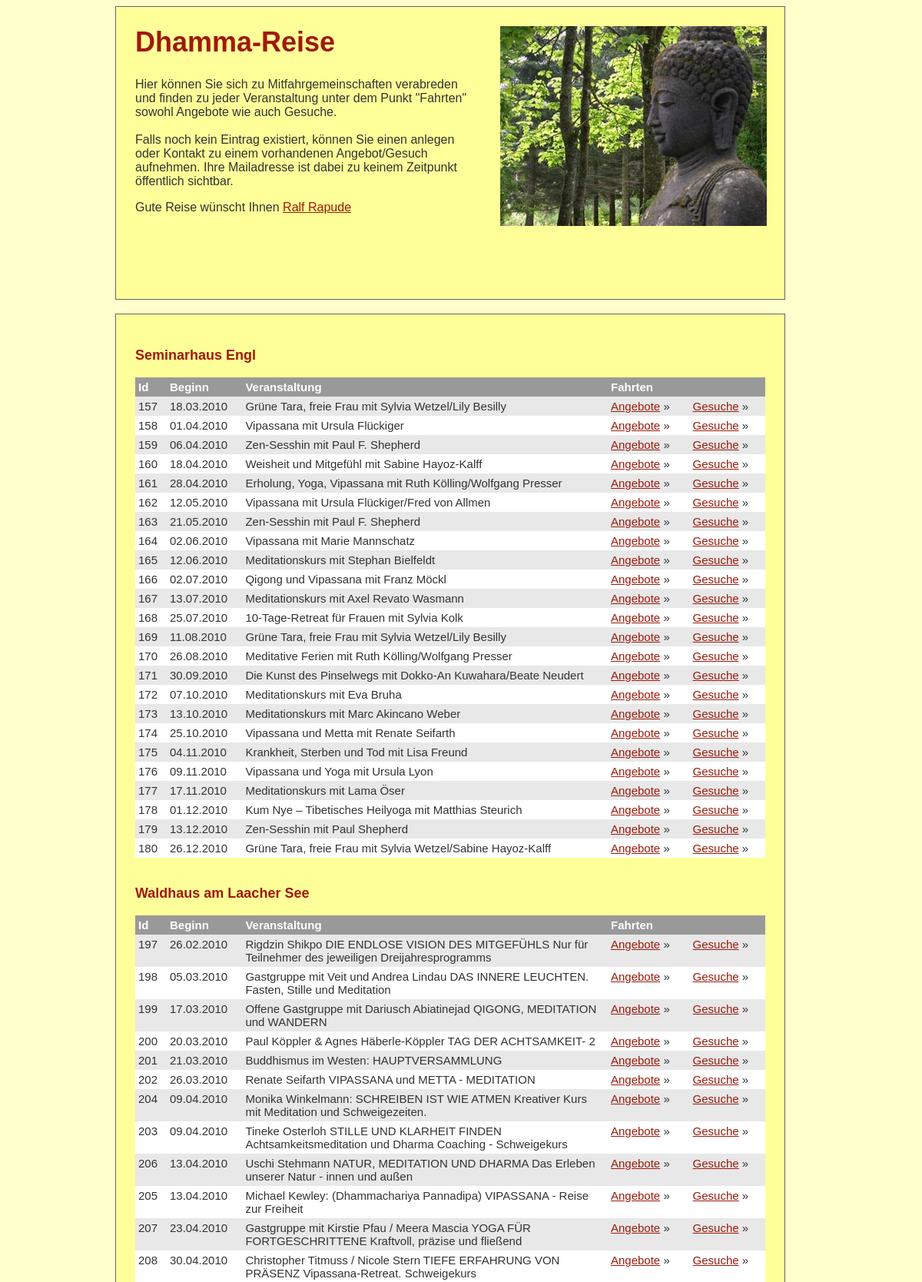
The page / (upper part) on the database its author committed.
### tables this page shows
CREATE TABLE `centre` (
  `id` int(11) NOT NULL auto_increment,
  `name` varchar(55) NOT NULL,
  `str_identifier` varchar(55) NOT NULL,
  `city` varchar(55) NOT NULL,
  PRIMARY KEY  (`id`),
  UNIQUE KEY `ctr_name` (`name`)
);

CREATE TABLE `event` (
  `id` int(11) NOT NULL auto_increment,
  `title` varchar(500) NOT NULL,
  `destination` varchar(200) NOT NULL,
  `ev_date` date NOT NULL,
  `centre_fk` varchar(20) NOT NULL,
  `centre_id` varchar(55) NOT NULL,
  PRIMARY KEY  (`id`)
);

### logic/config.inc.php (called while the page is built)
<?php
$config['server'] = "localhost";
$config['user'] = "";
$config['pass'] = "";
$config['database'] = "";
$config['tablePrefix'] = "trf_";
?>

### logic/Centre.class.php (called while the page is built, shortened)
<?php
require 'Database.class.php';
class Centre {
	public function getAllCentres() {
		$sql = "select * from centre";
		$db  = new Database();
		$db->connect();
		$allCentres = $db->fetch_all_array($sql);
		return $allCentres;
	}
	public function getIdentById($id) {
		$sql = "select str_identifier from centre where id='$id'";
		$db  = new Database();
		$db->connect();
		$centreIdent = $db->query_first($sql);
		return $centreIdent;
	}
}
?>

### logic/Database.class.php (called while the page is built, shortened)
<?php
class Database {
var $server   = "";
var $user     = "";
var $pass     = "";
var $record = array();
var $link_id = 0;
var $query_id = 0;
function Database(){
	require 'config.inc.php';
	$this->server   = $config['server'];
	$this->user     = $config['user'];
	$this->pass     = $config['pass'];
	$this->database = $config['database'];
}
function connect() {
	$this->link_id=@mysql_connect($this->server,$this->user,$this->pass);
	$this->server='';
	$this->user='';
	$this->pass='';
}
function query($sql) {
	$this->query_id = @mysql_query($sql, $this->link_id);
	return $this->query_id;
}
function fetch_array($query_id=-1) {
	if ($query_id!=-1) {
		$this->query_id=$query_id;
	}
	if (isset($this->query_id)) {
		$this->record = @mysql_fetch_assoc($this->query_id);
	}else{
		$this->oops("Invalid query_id: $this->query_id Records could not be fetched.");
	}
	if($this->record){
		$this->record=array_map("stripslashes", $this->record);
	}
	return $this->record;
}
function fetch_all_array($sql) {
	$query_id = $this->query($sql);
	$out = array();
	while ($row = $this->fetch_array($query_id, $sql)){
		$out[] = $row;
	}
	return $out;
}
function free_result($query_id=-1) {
	if ($query_id!=-1) {
		$this->query_id=$query_id;
	}
}
function query_first($query_string) {
	$query_id = $this->query($query_string);
	$out = $this->fetch_array($query_id);
	return $out;
}
}
?>

### logic/Event.class.php (called while the page is built, shortened)
<?php
class Event {
	public function getEventsByCentreIdent($centreIdent) {
		$sql = "select * from event where centre_fk='$centreIdent'order by ev_date asc";
		$db  = new Database();
		$db->connect();
		$events = $db->fetch_all_array($sql);
		return $events;
	}
}
?>

### layout_inc/centre-table.inc.php (the view)
 <h3><?php
 echo $oneCentre['name'];
 ?></h3>
 <?php
   $events    = new Event();
   $allEvents = $events->getEventsByCentreIdent($centreIdent);
   $counter   = 0;
   if (sizeOf($allEvents) == 0) {
   	echo "<b>Keine Veranstaltungen eingetragen</b>";
   } else {
 ?>
         <table width="100%" border="0" cellpadding="4" cellspacing="0">
           <colgroup>
             <col width="5%">
             <col width="12%">
             <col width="58%">
             <col width="13%">
           </colgroup>
           <tr>
             <th>Id</th>
             <th>Beginn</th>
             <th>Veranstaltung</th>
             <th colspan="2">Fahrten</th>
           </tr>
           <tr>
           <?php
           foreach ($allEvents as $oneEvent) {
           	$counter++;
           ?>
           <tr class=
           <?php
          if ($counter % 2 != 0) {
           	echo '"odd"';
          } else {
          	echo '"even"';
          }
           ?>>
             <td><?php echo $oneEvent['id']?></td>
             <td><?php echo date("d.m.Y",strtotime($oneEvent['ev_date'])) ?></td>
             <td><?php echo $oneEvent['title']?></td>
             <td>
             <a href="all_transfer.php?eventId=<?php echo $oneEvent['id']?>&centreId=<?php echo $oneCentre['id']?>&mode=offer&<?=SID?>" class="event">Angebote</a> &raquo;</td>
             <td>
             <a href="all_transfer.php?eventId=<?php echo $oneEvent['id']?>&centreId=<?php echo $oneCentre['id']?>&mode=request&<?=SID?>" class="event">Gesuche</a> &raquo;</td>
           </tr>
           <?php
           }
           ?>
         </table>
         <br/>
<?php
   }
?>

### index.php (shortened to what this page needs)
<?php
require './logic/Centre.class.php';
require './logic/Event.class.php';
?>
<!DOCTYPE html PUBLIC "-//W3C//DTD XHTML 1.0 Transitional//EN" "http://www.w3.org/TR/xhtml1/DTD/xhtml1-transitional.dtd">
<html xmlns="http://www.w3.org/1999/xhtml">
<head>
<?php
include 'layout_inc/css.inc.php';
?>
</head>
<body>
<div id="container">
<?php
include 'layout_inc/title.inc.php';
?>
<?php
$centre      = new Centre();
$centreIdent = $_GET['centreIdent'];
if ($centreIdent != null) {
	$oneCentre = $centre->getCentreByStrIdent($centreIdent);
	if ($oneCentre == null) {
		echo "<strong>Achtung: </strong>Kein Zentrum mit diesem Namen gefunden.
		Bitte wenden Sie sich an ";
		include './layout_inc/email_obfuscator.inc.php';
	} else {
		include './layout_inc/centre-table.inc.php';
	}
} else {
	$allCentres = $centre->getAllCentres();
	foreach ($allCentres as $oneCentre) {
		$centreIdentArray = $centre->getIdentById($oneCentre['id']);
		$centreIdent      = $centreIdentArray['str_identifier'];
		include './layout_inc/centre-table.inc.php';
	}
}
?>
<?php
if ($oneCentre != null) {
	include './layout_inc/footer.inc.php';
}
?>
</body>
</html>

### layout_inc/css.inc.php
<?php
$curCss =$_GET['centreIdent'] != null ? $_GET['centreIdent'] : $_SESSION['centreIdent'];
if (strcmp($curCss, "charlie_pils") == 0) {
	echo '<link rel="stylesheet" type="text/css" href="css/style_charlie_pils.css">';
} else {
	echo '<link rel="stylesheet" type="text/css" href="css/style.css">';
}
?>

### layout_inc/title.inc.php (shortened to what this page needs)
<div id="header">
  <h1>Dhamma-Reise</h1>
  <p>Hier können Sie sich zu Mitfahrgemeinschaften verabreden und finden zu jeder Veranstaltung unter dem Punkt "Fahrten" sowohl Angebote wie auch Gesuche.
  <br /><br />
  Falls noch kein Eintrag existiert, können Sie einen anlegen oder Kontakt zu einem vorhandenen Angebot/Gesuch aufnehmen. Ihre Mailadresse ist dabei zu keinem Zeitpunkt öffentlich sichtbar.</p>
Gute Reise wünscht Ihnen
</div>
<br />
<div id="frame">

### layout_inc/footer.inc.php (shortened to what this page needs)
</div>
</div>

### css/style.css (style rules this page uses)
body { background-color: #FFFFCC; font-family: "Trebuchet MS", Arial, Tahoma, Verdana, sans-serif; color:#333; text-align: center; }
#container { position:relative; margin:0 auto; text-align: left; width:900px; }
A:link, A:active, A:visited, A:hover { color:#9f1a0b; text-decoration:underline; }
A.event:link, A.event:active, A.event:visited, A.event:hover { color:#9f1a0b; text-decoration:underline; }
#header { width:820px; height:330px; padding:25px; color:#333; border:1px solid #666; background: #FFFF99 url(../img/buddhastatue.jpg) 500px 25px no-repeat; }
H1 { font-size:36px; margin:0 0 25px 0; color:#9f1a0b }
H3 { font-size:18px; margin:0 0 25 0; color:#9f1a0b; }
#header P { width:450px; }
#frame { width:820px; border:1px solid #666; background-color: #FFFF99; padding:25px; }
TABLE, TR, TD, TH { font: 15px "Trebuchet MS", Arial, Tahoma, Verdana, sans-serif; vertical-align:top; border-spacing: 0px; border-style: none; border-collapse: collapse; color:#333; }
TH { text-align:left; color:#fff; background-color: #999; font-weight:700; }
TR.odd { background-color: #E8E8E8; }
TR.even { background-color: #fff; }

### rows shown on the page
centre: name "Seminarhaus Engl"
event: id "157", ev_date "18.03.2010", title "Grüne Tara, freie Frau mit Sylvia Wetzel/Lily Besilly"
event: id "158", ev_date "01.04.2010", title "Vipassana mit Ursula Flückiger"
event: id "159", ev_date "06.04.2010", title "Zen-Sesshin mit Paul F. Shepherd"
event: id "160", ev_date "18.04.2010", title "Weisheit und Mitgefühl mit Sabine Hayoz-Kalff"
event: id "161", ev_date "28.04.2010", title "Erholung, Yoga, Vipassana mit Ruth Kölling/Wolfgang Presser"
event: id "162", ev_date "12.05.2010", title "Vipassana mit Ursula Flückiger/Fred von Allmen"
event: id "163", ev_date "21.05.2010", title "Zen-Sesshin mit Paul F. Shepherd"
event: id "164", ev_date "02.06.2010", title "Vipassana mit Marie Mannschatz"
event: id "165", ev_date "12.06.2010", title "Meditationskurs mit Stephan Bielfeldt"
event: id "166", ev_date "02.07.2010", title "Qigong und Vipassana mit Franz Möckl"
event: id "167", ev_date "13.07.2010", title "Meditationskurs mit Axel Revato Wasmann"
event: id "168", ev_date "25.07.2010", title "10-Tage-Retreat für Frauen mit Sylvia Kolk"
event: id "169", ev_date "11.08.2010", title "Grüne Tara, freie Frau mit Sylvia Wetzel/Lily Besilly"
event: id "170", ev_date "26.08.2010", title "Meditative Ferien mit Ruth Kölling/Wolfgang Presser"
event: id "171", ev_date "30.09.2010", title "Die Kunst des Pinselwegs mit Dokko-An Kuwahara/Beate Neudert"
event: id "172", ev_date "07.10.2010", title "Meditationskurs mit Eva Bruha"
event: id "173", ev_date "13.10.2010", title "Meditationskurs mit Marc Akincano Weber"
event: id "174", ev_date "25.10.2010", title "Vipassana und Metta mit Renate Seifarth"
event: id "175", ev_date "04.11.2010", title "Krankheit, Sterben und Tod mit Lisa Freund"
event: id "176", ev_date "09.11.2010", title "Vipassana und Yoga mit Ursula Lyon"
event: id "177", ev_date "17.11.2010", title "Meditationskurs mit Lama Öser"
event: id "178", ev_date "01.12.2010", title "Kum Nye – Tibetisches Heilyoga mit Matthias Steurich"
event: id "179", ev_date "13.12.2010", title "Zen-Sesshin mit Paul Shepherd"
event: id "180", ev_date "26.12.2010", title "Grüne Tara, freie Frau mit Sylvia Wetzel/Sabine Hayoz-Kalff"
centre: name "Waldhaus am Laacher See"
event: id "197", ev_date "26.02.2010", title "Rigdzin Shikpo DIE ENDLOSE VISION DES MITGEFÜHLS Nur für Teilnehmer des jeweiligen Dreijahresprogramms"
event: id "198", ev_date "05.03.2010", title "Gastgruppe mit Veit und Andrea Lindau DAS INNERE LEUCHTEN. Fasten, Stille und Meditation"
event: id "199", ev_date "17.03.2010", title "Offene Gastgruppe mit Dariusch Abiatinejad QIGONG, MEDITATION und WANDERN"
event: id "200", ev_date "20.03.2010", title "Paul Köppler & Agnes Häberle-Köppler TAG DER ACHTSAMKEIT- 2"
event: id "201", ev_date "21.03.2010", title "Buddhismus im Westen: HAUPTVERSAMMLUNG"
event: id "202", ev_date "26.03.2010", title "Renate Seifarth VIPASSANA und METTA - MEDITATION"
event: id "204", ev_date "09.04.2010", title "Monika Winkelmann: SCHREIBEN IST WIE ATMEN Kreativer Kurs mit Meditation und Schweigezeiten."
event: id "203", ev_date "09.04.2010", title "Tineke Osterloh STILLE UND KLARHEIT FINDEN Achtsamkeitsmeditation und Dharma Coaching - Schweigekurs"
event: id "206", ev_date "13.04.2010", title "Uschi Stehmann NATUR, MEDITATION UND DHARMA Das Erleben unserer Natur - innen und außen"
event: id "205", ev_date "13.04.2010", title "Michael Kewley: (Dhammachariya Pannadipa) VIPASSANA - Reise zur Freiheit"
event: id "207", ev_date "23.04.2010", title "Gastgruppe mit Kirstie Pfau / Meera Mascia YOGA FÜR FORTGESCHRITTENE Kraftvoll, präzise und fließend"
event: id "208", ev_date "30.04.2010", title "Christopher Titmuss / Nicole Stern TIEFE ERFAHRUNG VON PRÄSENZ Vipassana-Retreat. Schweigekurs"
